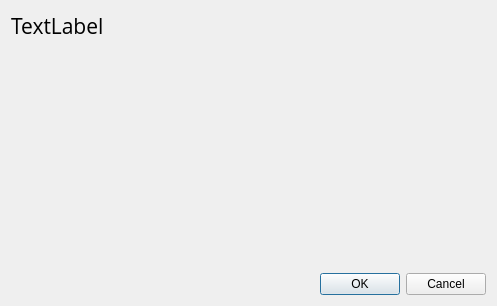
<?xml version="1.0" encoding="UTF-8"?>
<ui version="4.0">
 <class>QuestionWordDialog</class>
 <widget class="QDialog" name="QuestionWordDialog">
  <property name="geometry">
   <rect>
    <x>0</x>
    <y>0</y>
    <width>497</width>
    <height>306</height>
   </rect>
  </property>
  <property name="windowTitle">
   <string>Dialog</string>
  </property>
  <layout class="QGridLayout" name="gridLayout">
   <item row="3" column="0">
    <spacer name="verticalSpacer">
     <property name="orientation">
      <enum>Qt::Vertical</enum>
     </property>
     <property name="sizeHint" stdset="0">
      <size>
       <width>20</width>
       <height>40</height>
      </size>
     </property>
    </spacer>
   </item>
   <item row="1" column="0">
    <widget class="QLabel" name="label">
     <property name="font">
      <font>
       <family>Open Sans</family>
       <pointsize>16</pointsize>
      </font>
     </property>
     <property name="text">
      <string>TextLabel</string>
     </property>
    </widget>
   </item>
   <item row="4" column="0">
    <widget class="QDialogButtonBox" name="buttonBox">
     <property name="orientation">
      <enum>Qt::Horizontal</enum>
     </property>
     <property name="standardButtons">
      <set>QDialogButtonBox::Cancel|QDialogButtonBox::Ok</set>
     </property>
    </widget>
   </item>
   <item row="0" column="0">
    <layout class="QVBoxLayout" name="verticalLayout"/>
   </item>
   <item row="2" column="0">
    <layout class="QVBoxLayout" name="valuesLayout"/>
   </item>
  </layout>
 </widget>
 <resources/>
 <connections>
  <connection>
   <sender>buttonBox</sender>
   <signal>accepted()</signal>
   <receiver>QuestionWordDialog</receiver>
   <slot>accept()</slot>
   <hints>
    <hint type="sourcelabel">
     <x>248</x>
     <y>254</y>
    </hint>
    <hint type="destinationlabel">
     <x>157</x>
     <y>274</y>
    </hint>
   </hints>
  </connection>
  <connection>
   <sender>buttonBox</sender>
   <signal>rejected()</signal>
   <receiver>QuestionWordDialog</receiver>
   <slot>reject()</slot>
   <hints>
    <hint type="sourcelabel">
     <x>316</x>
     <y>260</y>
    </hint>
    <hint type="destinationlabel">
     <x>286</x>
     <y>274</y>
    </hint>
   </hints>
  </connection>
 </connections>
</ui>
